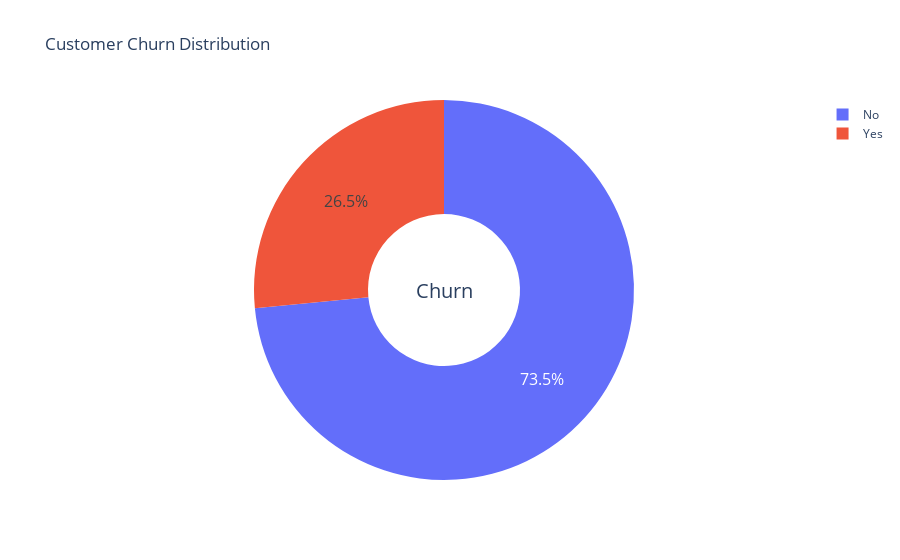

The code cell stored with this chart in its notebook:
### Code cell
from plotly.subplots import make_subplots
import plotly.graph_objects as go

# Labels for churn
c_labels = ['No', 'Yes']

# Create a single donut chart
fig = make_subplots(rows=1, cols=1, specs=[[{'type':'domain'}]])

fig.add_trace(go.Pie(labels=c_labels, 
                     values=df['Churn'].value_counts(), 
                     name="Churn"),
              1, 1)

# Donut style + formatting
fig.update_traces(hole=.4, 
                  hoverinfo="label+percent+value", 
                  textfont_size=16)

fig.update_layout(
    title_text="Customer Churn Distribution",
    annotations=[dict(text='Churn', x=0.50, y=0.5, font_size=20, showarrow=False)]
)

fig.show()

### Figure 1 — Plotly figure (JSON) as saved in the notebook; plotly's stock layout.template omitted (floating-point values rounded to 4 significant figures)
{"data": [{"domain": {"x": [0, 1], "y": [0, 1]}, "hole": 0.4, "hoverinfo": "label+percent+value", "labels": ["No", "Yes"], "name": "Churn", "textfont": {"size": 16}, "type": "pie", "values": [5174, 1869]}], "layout": {"annotations": [{"font": {"size": 20}, "showarrow": false, "text": "Churn", "x": 0.5, "y": 0.5}], "autosize": true, "title": {"text": "Customer Churn Distribution"}}}
